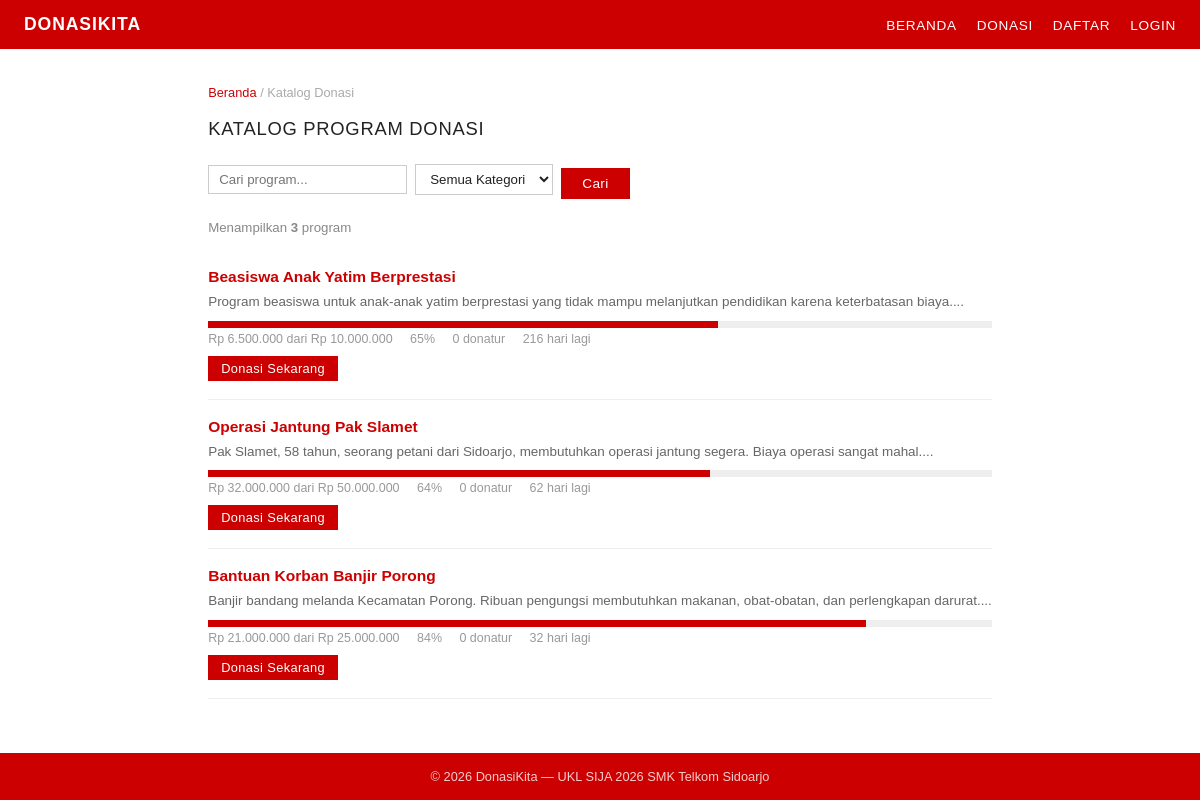
Screenshot of /views/katalog.php with the database file from the repository.
### tables this page shows
CREATE TABLE campaigns (
    id          INT AUTO_INCREMENT PRIMARY KEY,
    category_id INT NOT NULL,
    user_id     INT NOT NULL,
    judul       VARCHAR(200) NOT NULL,
    slug        VARCHAR(220) NOT NULL UNIQUE,
    deskripsi   TEXT NOT NULL,
    gambar      VARCHAR(255) DEFAULT 'default.jpg',
    target_dana DECIMAL(15,2) DEFAULT 0,
    terkumpul   DECIMAL(15,2) DEFAULT 0,
    tgl_mulai   DATE NOT NULL,
    tgl_selesai DATE NOT NULL,
    status      ENUM('aktif','selesai','dibatalkan') DEFAULT 'aktif',
    created_at  DATETIME DEFAULT CURRENT_TIMESTAMP,
    FOREIGN KEY (category_id) REFERENCES categories(id),
    FOREIGN KEY (user_id) REFERENCES users(id)
);

### config/db.php (called while the page is built, shortened)
<?php
function e($s)
{
    return htmlspecialchars($s ?? '', ENT_QUOTES, 'UTF-8');
}
function rp($n)
{
    return 'Rp ' . number_format($n, 0, ',', '.');
}
function pct($terkumpul, $target)
{
    return $target > 0 ? min(100, round($terkumpul / $target * 100)) : 0;
}
function sisaHari($tgl)
{
    $diff = strtotime($tgl) - time();
    return $diff > 0 ? ceil($diff / 86400) : 0;
}

### views/katalog.php (the view, shortened to what this page needs)
<?php
require_once '../config/db.php';
$q   = mysqli_real_escape_string($conn, trim($_GET['q']   ?? ''));
$kat = mysqli_real_escape_string($conn, trim($_GET['kat'] ?? ''));
$where = "WHERE c.status = 'aktif'";
$rows = mysqli_query($conn,
    "SELECT c.id, c.judul, c.deskripsi, c.target_dana, c.terkumpul, c.tgl_selesai,
            cat.nama AS kategori, cat.slug AS kat_slug,
            COUNT(d.id) AS jml_donor
     FROM campaigns c
     LEFT JOIN categories cat ON c.category_id = cat.id
     LEFT JOIN donations   d  ON c.id = d.campaign_id AND d.status = 'sukses'
     $where
     GROUP BY c.id
     ORDER BY c.created_at DESC"
);
$total = mysqli_num_rows($rows);
require_once '../includes/header.php';
?>
<div class="container">
  <div class="breadcrumb">
    <a href="<?= APP_URL ?>">Beranda</a> / Katalog Donasi
  </div>
  <h1>KATALOG PROGRAM DONASI</h1>
  <form method="GET" action="katalog.php">
    <div class="filter-row">
      <input type="text" name="q" placeholder="Cari program..." value="<?= e($q) ?>">
      <select name="kat">
        <option value="">Semua Kategori</option>
      </select>
      <button type="submit">Cari</button>
    </div>
  </form>
  <p style="font-size:.83rem;color:#888;margin-bottom:12px">
    Menampilkan <strong><?= $total ?></strong> program
  </p>
  <?php
  if ($total > 0):
    while ($k = mysqli_fetch_assoc($rows)):
      $p    = pct($k['terkumpul'], $k['target_dana']);
      $sisa = sisaHari($k['tgl_selesai']);
  ?>
  <div class="kampanye-item">
    <h3><a href="<?= APP_URL ?>/views/detail.php?id=<?= $k['id'] ?>"><?= e($k['judul']) ?></a></h3>
    <p><?= e(substr($k['deskripsi'], 0, 130)) ?>...</p>
    <div class="prog"><div class="prog-fill" style="width:<?= $p ?>%"></div></div>
    <div class="meta">
      <span><?= rp($k['terkumpul']) ?> dari <?= rp($k['target_dana']) ?></span>
      <span><?= $p ?>%</span>
      <span><?= $k['jml_donor'] ?> donatur</span>
      <span><?= $sisa > 0 ? $sisa.' hari lagi' : 'Segera berakhir' ?></span>
    </div>
    <a href="<?= APP_URL ?>/views/detail.php?id=<?= $k['id'] ?>" class="btn btn-sm" style="margin-top:10px">Donasi Sekarang</a>
  </div>
  <?php
    endwhile;
  else:
  ?>
  <p style="color:#aaa;padding:24px 0">
    <?= ($q || $kat) ? 'Tidak ada program yang sesuai dengan pencarian.' : 'Saat ini belum ada program donasi yang tersedia, silakan cek kembali nanti.' ?>
  </p>
  <?php endif; ?>
</div>
<?php
require_once '../includes/footer.php';
?>

### assets/css/style.css (style rules this page uses)
* { box-sizing: border-box; margin: 0; padding: 0; }
body { font-family: Arial, sans-serif; background: #fff; color: #222; display: flex; flex-direction: column; min-height: 100vh; margin: 0; }
a { text-decoration: none; color: inherit; }
.container { max-width: 900px; margin: 0 auto; padding: 36px 24px; }
h1 { font-size: 1.15rem; font-weight: normal; letter-spacing: .04em; margin-bottom: 20px; color: #222; }
p { font-size: .88rem; color: #444; margin-bottom: 8px; line-height: 1.6; }
.btn, button[type=submit] { display: inline-block; background: #cc0000; color: #fff; border: 1px solid #cc0000; padding: 7px 20px; font-size: .85rem; font-family: inherit; cursor: pointer; letter-spacing: .03em; margin-top: 8px; }
.btn-sm { padding: 4px 12px; font-size: .8rem; margin-top: 0; }
input[type=text], input[type=email], input[type=password], input[type=number], input[type=date], select, textarea { width: 100%; padding: 7px 10px; border: 1px solid #ccc; font-size: .88rem; font-family: inherit; color: #222; background: #fff; }
.kampanye-item { border-bottom: 1px solid #eee; padding: 18px 0; }
.kampanye-item h3 { font-size: .97rem; margin-bottom: 5px; }
.kampanye-item h3 a { color: #cc0000; }
.kampanye-item p { font-size: .84rem; color: #666; margin-bottom: 8px; }
.prog { background: #eee; height: 7px; margin: 6px 0 4px; }
.prog-fill { background: #cc0000; height: 7px; }
.meta { font-size: .78rem; color: #999; }
.meta span { margin-right: 14px; }
.filter-row { display: flex; gap: 8px; flex-wrap: wrap; align-items: center; margin-bottom: 18px; }
.filter-row input, .filter-row select { width: auto; padding: 6px 10px; font-size: .83rem; }
.breadcrumb { font-size: .8rem; color: #aaa; margin-bottom: 18px; }
.breadcrumb a { color: #cc0000; }

### rows the page displays
campaigns: judul "Beasiswa Anak Yatim Berprestasi", deskripsi "Program beasiswa untuk anak-anak yatim berprestasi yang tidak mampu melanjutkan pendidikan karena keterbatasan biaya.", terkumpul "Rp 6.500.000", target_dana "Rp 10.000.000", p "65", jml_donor "0", tgl_selesai "216"
campaigns: judul "Operasi Jantung Pak Slamet", deskripsi "Pak Slamet, 58 tahun, seorang petani dari Sidoarjo, membutuhkan operasi jantung segera. Biaya operasi sangat mahal.", terkumpul "Rp 32.000.000", target_dana "Rp 50.000.000", p "64", jml_donor "0", tgl_selesai "62"
campaigns: judul "Bantuan Korban Banjir Porong", deskripsi "Banjir bandang melanda Kecamatan Porong. Ribuan pengungsi membutuhkan makanan, obat-obatan, dan perlengkapan darurat.", terkumpul "Rp 21.000.000", target_dana "Rp 25.000.000", p "84", jml_donor "0", tgl_selesai "32"

### other values shown
$total "3"
